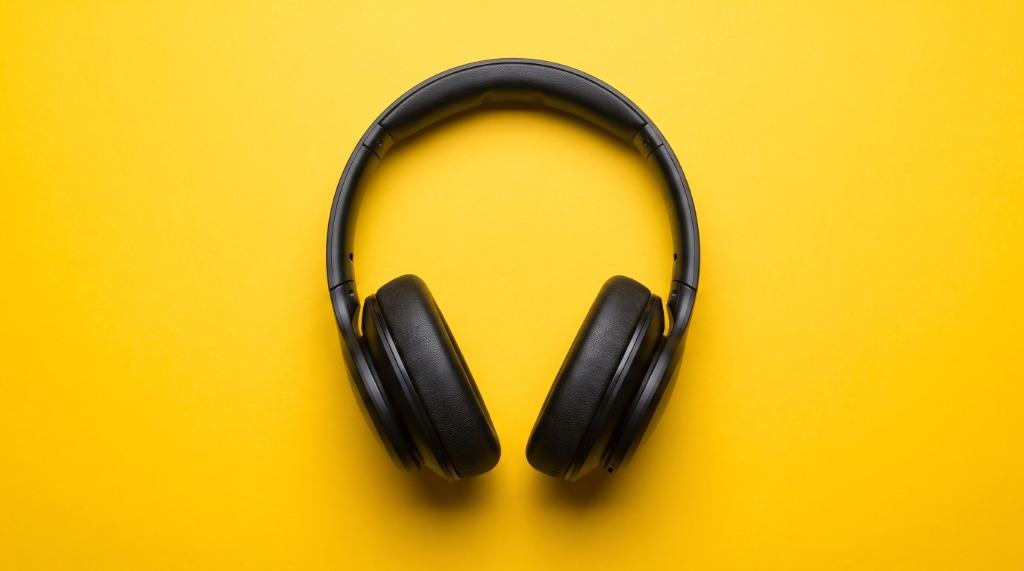
#> input picture headset.jpg, 1024 x 571 px
$ python ai_vision_scanner.py headset.jpg
#> lines starting #> are read from the running program, lines starting #| are printed output that depends on the picture
import sys
import json
import os
import warnings

warnings.filterwarnings("ignore")

try:
    from PIL import Image
    import numpy as np
except ImportError:
    Image = None
    np = None

def analyze_image(image_path):
#> called with image_path = 'headset.jpg'
    if not os.path.exists(image_path):
        return {"error": f"File not found: {image_path}"}

    result = {
        "width": 0,
        "height": 0,
        "aspect_ratio": 1.0,
        "dominant_color_hex": "#888888",
        "dominant_color_name": "Neutral",
        "brightness": "medium",
        "is_square": True
    }

    if Image is None:
        return result

    try:
        with Image.open(image_path) as img:
#> img is the input picture: PIL image 1024x571 RGB; mean R, G, B 226.2, 183, 32.7
            img = img.convert("RGB")
            w, h = img.size
#> w = 1024; h = 571
            result["width"] = w
            result["height"] = h
            result["aspect_ratio"] = round(w / h, 2) if h > 0 else 1.0
            result["is_square"] = abs(w - h) < (0.15 * max(w, h))

            # Resize to thumbnail to calculate dominant color
            thumb = img.resize((32, 32))
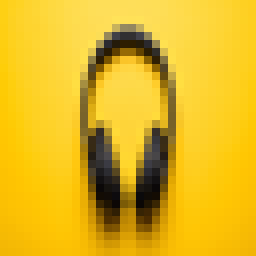
#> thumb: PIL image 32x32 RGB (shown 8 times larger); mean R, G, B 226, 183, 32.7
            if hasattr(thumb, "get_flattened_data"):
                pixels = list(thumb.get_flattened_data())
            else:
                pixels = list(thumb.getdata())
#> pixels = 1024 items, first 6: (254, 208, 21), (254, 209, 30), (254, 211, 36), (254, 212, 46), (253, 214, 51), (254, 216, 58)

            r_total = sum(p[0] for p in pixels)
#> r_total = 231430
            g_total = sum(p[1] for p in pixels)
#> g_total = 187381
            b_total = sum(p[2] for p in pixels)
#> b_total = 33479
            n_pixels = len(pixels)
#> n_pixels = 1024

            avg_r = int(r_total / n_pixels)
#> avg_r = 226
            avg_g = int(g_total / n_pixels)
#> avg_g = 182
            avg_b = int(b_total / n_pixels)
#> avg_b = 32

            hex_code = f"#{avg_r:02x}{avg_g:02x}{avg_b:02x}"
#> hex_code = '#e2b620'
            result["dominant_color_hex"] = hex_code

            # Brightness check
            lum = 0.299 * avg_r + 0.587 * avg_g + 0.114 * avg_b
#> lum = 178.1
            if lum < 80:
                result["brightness"] = "dark"
            elif lum > 190:
                result["brightness"] = "light"
            else:
                result["brightness"] = "medium"

            # Detect color name
            if avg_r > 160 and avg_g < 100 and avg_b < 100:
                result["dominant_color_name"] = "Red"
            elif avg_r > 200 and avg_g > 120 and avg_b < 80:
                result["dominant_color_name"] = "Orange"
            elif avg_r > 190 and avg_g > 180 and avg_b < 90:
                result["dominant_color_name"] = "Yellow"
            elif avg_g > 140 and avg_r < 110 and avg_b < 110:
                result["dominant_color_name"] = "Green"
            elif avg_b > 150 and avg_r < 110 and avg_g < 130:
                result["dominant_color_name"] = "Blue"
            elif avg_r > 150 and avg_b > 150 and avg_g < 120:
                result["dominant_color_name"] = "Purple"
            elif avg_r > 200 and avg_g > 150 and avg_b > 170:
                result["dominant_color_name"] = "Coral Pink"
            elif lum < 50:
                result["dominant_color_name"] = "Black"
            elif lum > 220:
                result["dominant_color_name"] = "White"
            else:
                result["dominant_color_name"] = "Neutral"

    except Exception as e:
        result["error"] = str(e)

    return result

if __name__ == "__main__":
    if len(sys.argv) > 1:
        img_path = sys.argv[1]
        data = analyze_image(img_path)
#> data = {'width': 1024, 'height': 571, 'aspect_ratio': 1.79, 'dominant_color_hex': '#e2b620', 'dominant_color_name': 'Orange', 'brightness': 'medium', 'is_square': False}
        print(json.dumps(data))
#| {"width": 1024, "height": 571, "aspect_ratio": 1.79, "dominant_color_hex": "#e2b620", "dominant_color_name": "Orange", "brightness": "medium", "is_square": false}
    else:
        print(json.dumps({"error": "No image path provided"}))
